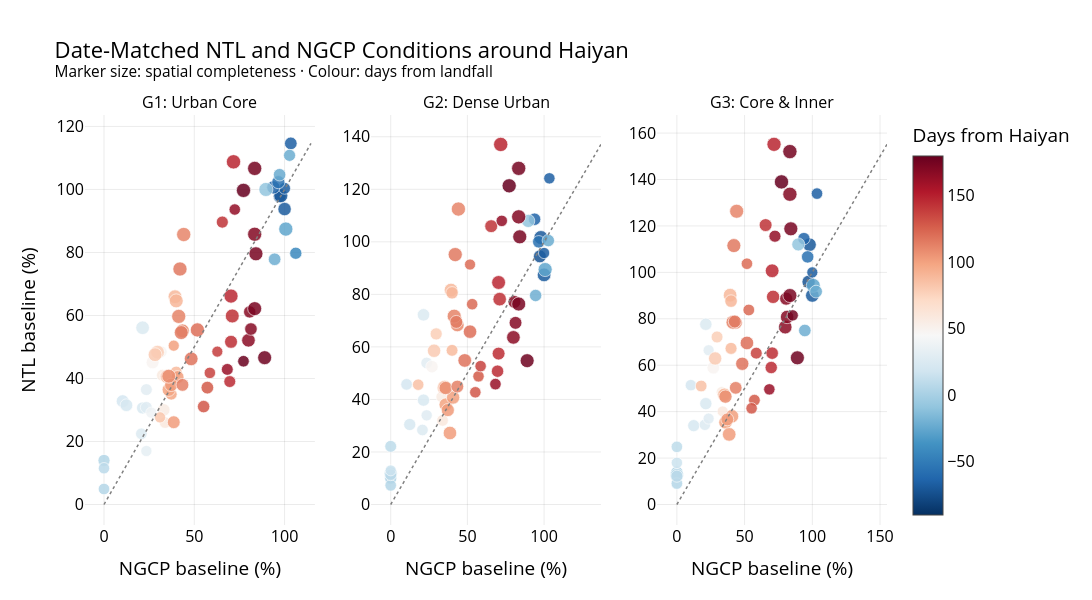

Notebook source saved alongside this figure:
### Code cell
fig_matched = make_subplots(
    rows=1,
    cols=3,
    horizontal_spacing=0.07,
    subplot_titles=[
        (
            f"{GROUP_META[group]['code']}: "
            f"{GROUP_META[group]['label']}"
        )
        for group in GROUP_ORDER
    ],
)

for col, group in enumerate(
    GROUP_ORDER,
    start=1,
):
    matched = matched_groups[group]

    fig_matched.add_trace(
        go.Scatter(
            x=matched["NGCP_pct_baseline"],
            y=matched["NTL_pct_baseline"],
            mode="markers",
            marker=dict(
                size=(
                    6
                    + matched["SC_pct"] / 12
                ),
                color=matched[
                    "Days_since_event"
                ],
                colorscale="RdBu_r",
                cmin=(
                    ASSESSMENT_START
                    - EVENT_DATE
                ).days,
                cmax=(
                    ASSESSMENT_END
                    - EVENT_DATE
                ).days,
                showscale=(col == 3),
                colorbar=(
                    dict(
                        title="Days from Haiyan",
                        x=1.02,
                    )
                    if col == 3
                    else None
                ),
                line=dict(
                    color="white",
                    width=0.7,
                ),
                opacity=0.85,
            ),
            customdata=np.column_stack([
                matched[
                    "Date"
                ].dt.strftime("%Y-%m-%d"),
                matched["SC_pct"],
            ]),
            hovertemplate=(
                "Date: %{customdata[0]}<br>"
                "NGCP: %{x:.1f}%<br>"
                "NTL: %{y:.1f}%<br>"
                "SC: %{customdata[1]:.1f}%"
                "<extra></extra>"
            ),
            showlegend=False,
        ),
        row=1,
        col=col,
    )

    axis_min = min(
        matched["NGCP_pct_baseline"].min(),
        matched["NTL_pct_baseline"].min(),
    )

    axis_max = max(
        matched["NGCP_pct_baseline"].max(),
        matched["NTL_pct_baseline"].max(),
    )

    fig_matched.add_trace(
        go.Scatter(
            x=[axis_min, axis_max],
            y=[axis_min, axis_max],
            mode="lines",
            line=dict(
                color="grey",
                dash="dot",
                width=1.5,
            ),
            hoverinfo="skip",
            showlegend=False,
        ),
        row=1,
        col=col,
    )

    fig_matched.update_xaxes(
        title_text="NGCP baseline (%)",
        row=1,
        col=col,
    )

    fig_matched.update_yaxes(
        title_text=(
            "NTL baseline (%)"
            if col == 1
            else None
        ),
        row=1,
        col=col,
    )

fig_matched.update_layout(
    title=(
        "Date-Matched NTL and NGCP Conditions around Haiyan"
        "<br><sup>"
        "Marker size: spatial completeness · "
        "Colour: days from landfall"
        "</sup>"
    )
)

apply_figure_style(
    fig_matched,
    width=1400,
    height=600,
    top=115,
    right=120,
)

fig_matched.show()

export_figure(
    fig_matched,
    OUTPUT_SUPP_FIG_DIR
    / "fig_05_haiyan_ntl_ngcp_date_matched_g1_g3",
)

### Figure 1 — Plotly figure (JSON) as saved in the notebook; plotly's stock layout.template omitted (floating-point values rounded to 4 significant figures; data arrays with more than 128 entries replaced by an {"elided": "..."} marker saying what was removed)
{"data": [{"customdata": {"elided": "75x2 mixed values"}, "hovertemplate": "Date: %{customdata[0]}<br>NGCP: %{x:.1f}%<br>NTL: %{y:.1f}%<br>SC: %{customdata[1]:.1f}%<extra></extra>", "marker": {"cmax": 180, "cmin": -90, "color": [-72, -69, -68, -67, -66, -64, -56, -42, -26, -23, -22, -21, -8, 5, 6, 9, 21, 22, 24, 25, 26, 29, 30, 33, 39, 47, 48, 56, 58, 59, 78, 80, 82, 86, 87, 88, 89, 90, 98, 99, 100, 101, 102, 103, 108, 110, 111, 112, 113, 115, 116, 118, 120, 128, 129, 137, 139, 143, 144, 145, 146, 147, 148, 162, 164, 167, 168, 169, 170, 173, 174, 175, 177, 179, 180], "colorscale": [[0, "rgb(5,48,97)"], [0.1, "rgb(33,102,172)"], [0.2, "rgb(67,147,195)"], [0.3, "rgb(146,197,222)"], [0.4, "rgb(209,229,240)"], [0.5, "rgb(247,247,247)"], [0.6, "rgb(253,219,199)"], [0.7, "rgb(244,165,130)"], [0.8, "rgb(214,96,77)"], [0.9, "rgb(178,24,43)"], [1, "rgb(103,0,31)"]], "line": {"color": "white", "width": 0.7}, "opacity": 0.85, "showscale": false, "size": [12.85, 14.0, 13.41, 11.85, 12.64, 13.26, 13.13, 12.2, 14.18, 12.5, 12.07, 12.59, 14.07, 12.01, 11.57, 11.38, 12.89, 12.7, 12.2, 13.67, 11.61, 11.92, 11.88, 11.18, 11.18, 11.75, 12.92, 12.51, 11.98, 11.49, 13.7, 13.78, 11.2, 12.96, 14.17, 11.72, 13.78, 13.94, 11.72, 13.26, 11.14, 13.02, 12.85, 13.29, 13.87, 13.83, 14.26, 14.15, 12.77, 13.94, 14.22, 13.76, 14.17, 12.68, 12.46, 11.44, 11.03, 12.03, 13.89, 12.94, 11.88, 14.09, 14.33, 11.83, 11.42, 13.55, 12.29, 12.51, 14.15, 14.02, 14.04, 14.22, 13.98, 11.61, 14.24]}, "mode": "markers", "showlegend": false, "type": "scatter", "x": [97.24, 97.93, 100.0, 100.0, 103.4, 93.79, 96.55, 106.2, 100.7, 97.24, 102.8, 94.48, 89.66, 0.0, 0.0, 0.0, 10.34, 12.41, 21.38, 21.38, 20.69, 23.45, 23.45, 23.45, 26.21, 31.72, 26.9, 33.1, 32.41, 33.79, 29.66, 28.28, 31.03, 34.48, 35.17, 40.0, 39.31, 40.0, 37.24, 35.86, 38.62, 40.69, 38.62, 37.24, 35.86, 43.45, 44.14, 41.38, 43.45, 42.76, 42.07, 48.28, 51.72, 57.24, 55.17, 58.62, 62.76, 65.52, 71.03, 70.34, 69.66, 70.34, 71.72, 68.28, 72.41, 80.0, 80.69, 81.38, 83.45, 83.45, 84.14, 83.45, 88.97, 77.24, 77.24], "xaxis": "x", "y": [97.81, 98.02, 93.77, 100.4, 114.6, 100.7, 102.3, 79.75, 87.42, 104.7, 110.8, 77.83, 100.0, 14.0, 4.913, 11.52, 32.79, 31.52, 30.63, 56.11, 22.44, 30.81, 36.47, 16.98, 29.16, 48.43, 45.11, 30.03, 41.02, 25.99, 48.35, 47.55, 27.66, 40.66, 40.57, 42.06, 65.95, 64.64, 35.0, 36.41, 50.41, 40.42, 26.11, 37.97, 40.73, 55.13, 85.7, 59.71, 37.97, 54.57, 74.75, 46.25, 55.41, 37.1, 31.08, 41.78, 48.53, 89.63, 59.84, 51.64, 39.02, 66.16, 108.8, 42.88, 93.63, 52.11, 61.13, 55.7, 85.79, 62.17, 79.58, 106.7, 46.6, 45.47, 99.7], "yaxis": "y"}, {"hoverinfo": "skip", "line": {"color": "grey", "dash": "dot", "width": 1.5}, "mode": "lines", "showlegend": false, "type": "scatter", "x": [0, 114.6], "xaxis": "x", "y": [0, 114.6], "yaxis": "y"}, {"customdata": {"elided": "70x2 mixed values"}, "hovertemplate": "Date: %{customdata[0]}<br>NGCP: %{x:.1f}%<br>NTL: %{y:.1f}%<br>SC: %{customdata[1]:.1f}%<extra></extra>", "marker": {"cmax": 180, "cmin": -90, "color": [-72, -69, -68, -67, -66, -64, -56, -26, -22, -21, -8, 2, 5, 6, 9, 10, 16, 21, 22, 24, 25, 26, 29, 30, 48, 56, 59, 78, 80, 85, 86, 87, 88, 89, 90, 99, 101, 102, 103, 108, 110, 111, 112, 113, 115, 116, 118, 120, 121, 122, 128, 129, 137, 143, 144, 145, 146, 147, 148, 162, 164, 167, 168, 169, 170, 173, 174, 175, 177, 180], "colorscale": [[0, "rgb(5,48,97)"], [0.1, "rgb(33,102,172)"], [0.2, "rgb(67,147,195)"], [0.3, "rgb(146,197,222)"], [0.4, "rgb(209,229,240)"], [0.5, "rgb(247,247,247)"], [0.6, "rgb(253,219,199)"], [0.7, "rgb(244,165,130)"], [0.8, "rgb(214,96,77)"], [0.9, "rgb(178,24,43)"], [1, "rgb(103,0,31)"]], "line": {"color": "white", "width": 0.7}, "opacity": 0.85, "showscale": false, "size": [12.84, 13.98, 13.7, 11.21, 11.39, 12.41, 12.48, 14.08, 12.41, 12.32, 13.16, 12.2, 13.07, 11.58, 11.83, 11.85, 11.0, 11.54, 12.14, 12.2, 12.48, 11.6, 11.27, 11.69, 12.43, 11.14, 11.65, 12.1, 13.42, 11.45, 13.19, 13.69, 11.83, 13.64, 12.4, 13.32, 13.31, 13.52, 13.08, 13.33, 13.56, 14.25, 13.96, 12.76, 12.94, 14.15, 13.62, 13.5, 11.06, 11.46, 11.41, 11.46, 11.41, 12.87, 13.52, 12.86, 12.33, 13.86, 14.3, 11.55, 11.42, 13.57, 12.85, 12.83, 14.23, 14.02, 14.05, 14.21, 13.99, 14.21]}, "mode": "markers", "showlegend": false, "type": "scatter", "x": [97.24, 97.93, 100.0, 100.0, 103.4, 93.79, 96.55, 100.7, 102.8, 94.48, 89.66, 0.0, 0.0, 0.0, 0.0, 0.0, 0.0, 10.34, 12.41, 21.38, 21.38, 20.69, 23.45, 23.45, 26.9, 33.1, 33.79, 29.66, 28.28, 17.93, 34.48, 35.17, 40.0, 39.31, 40.0, 35.86, 40.69, 38.62, 37.24, 35.86, 43.45, 44.14, 41.38, 43.45, 42.76, 42.07, 48.28, 51.72, 51.72, 53.1, 57.24, 55.17, 58.62, 65.52, 71.03, 70.34, 69.66, 70.34, 71.72, 68.28, 72.41, 80.0, 80.69, 81.38, 83.45, 83.45, 84.14, 83.45, 88.97, 77.24], "xaxis": "x2", "y": [94.46, 101.6, 87.42, 95.75, 124.2, 108.6, 100.0, 89.44, 100.5, 79.58, 108.0, 10.05, 11.85, 7.286, 11.33, 22.15, 12.99, 45.73, 30.45, 39.73, 72.21, 28.36, 33.95, 53.88, 52.47, 40.98, 32.01, 64.95, 58.53, 45.62, 44.42, 44.69, 58.69, 81.65, 80.58, 38.01, 40.74, 27.23, 35.95, 44.34, 68.35, 112.5, 71.71, 44.9, 69.52, 95.14, 54.84, 65.8, 91.36, 76.26, 48.79, 42.72, 52.67, 106.0, 78.19, 57.46, 50.74, 84.52, 137.1, 45.83, 108.0, 63.62, 77.12, 69.16, 109.5, 76.33, 101.9, 128.0, 54.75, 121.3], "yaxis": "y2"}, {"hoverinfo": "skip", "line": {"color": "grey", "dash": "dot", "width": 1.5}, "mode": "lines", "showlegend": false, "type": "scatter", "x": [0, 137.1], "xaxis": "x2", "y": [0, 137.1], "yaxis": "y2"}, {"customdata": {"elided": "71x2 mixed values"}, "hovertemplate": "Date: %{customdata[0]}<br>NGCP: %{x:.1f}%<br>NTL: %{y:.1f}%<br>SC: %{customdata[1]:.1f}%<extra></extra>", "marker": {"cmax": 180, "cmin": -90, "color": [-72, -69, -68, -67, -66, -64, -56, -26, -22, -21, -8, 2, 5, 6, 9, 10, 16, 21, 22, 24, 25, 26, 29, 30, 48, 56, 59, 78, 80, 85, 86, 87, 88, 89, 90, 99, 101, 102, 103, 108, 110, 111, 112, 113, 115, 116, 118, 120, 121, 122, 128, 129, 137, 143, 144, 145, 146, 147, 148, 162, 164, 167, 168, 169, 170, 173, 174, 175, 176, 177, 180], "colorbar": {"title": {"text": "Days from Haiyan"}, "x": 1.02}, "colorscale": [[0, "rgb(5,48,97)"], [0.1, "rgb(33,102,172)"], [0.2, "rgb(67,147,195)"], [0.3, "rgb(146,197,222)"], [0.4, "rgb(209,229,240)"], [0.5, "rgb(247,247,247)"], [0.6, "rgb(253,219,199)"], [0.7, "rgb(244,165,130)"], [0.8, "rgb(214,96,77)"], [0.9, "rgb(178,24,43)"], [1, "rgb(103,0,31)"]], "line": {"color": "white", "width": 0.7}, "opacity": 0.85, "showscale": true, "size": [13.2, 13.59, 13.55, 11.06, 11.53, 12.28, 12.42, 13.9, 12.75, 12.5, 13.03, 12.19, 13.26, 11.54, 12.04, 11.51, 11.34, 11.4, 12.1, 12.25, 12.35, 11.47, 11.1, 11.06, 12.67, 11.13, 11.01, 11.85, 13.3, 11.71, 12.75, 13.58, 11.99, 13.62, 12.53, 13.4, 13.43, 13.58, 12.82, 13.28, 13.29, 14.05, 13.84, 12.64, 12.9, 13.99, 13.26, 13.55, 11.52, 11.7, 11.72, 11.45, 11.84, 12.88, 13.32, 12.52, 12.33, 13.76, 14.17, 11.35, 12.06, 13.58, 13.02, 13.39, 14.2, 14.0, 14.04, 14.29, 11.29, 14.03, 14.25]}, "mode": "markers", "showlegend": false, "type": "scatter", "x": [97.24, 97.93, 100.0, 100.0, 103.4, 93.79, 96.55, 100.7, 102.8, 94.48, 89.66, 0.0, 0.0, 0.0, 0.0, 0.0, 0.0, 10.34, 12.41, 21.38, 21.38, 20.69, 23.45, 23.45, 26.9, 33.1, 33.79, 29.66, 28.28, 17.93, 34.48, 35.17, 40.0, 39.31, 40.0, 35.86, 40.69, 38.62, 37.24, 35.86, 43.45, 44.14, 41.38, 43.45, 42.76, 42.07, 48.28, 51.72, 51.72, 53.1, 57.24, 55.17, 58.62, 65.52, 71.03, 70.34, 69.66, 70.34, 71.72, 68.28, 72.41, 80.0, 80.69, 81.38, 83.45, 83.45, 84.14, 83.45, 85.52, 88.97, 77.24], "xaxis": "x3", "y": [95.91, 111.9, 90.04, 100.0, 133.9, 114.5, 106.7, 94.39, 91.71, 74.96, 112.0, 13.91, 12.62, 9.014, 12.2, 24.83, 17.96, 51.4, 33.96, 43.44, 77.63, 34.36, 37.01, 66.45, 58.94, 48.41, 40.11, 72.16, 62.91, 51.04, 47.38, 47.23, 67.24, 90.18, 87.62, 35.38, 38.0, 30.2, 36.66, 46.48, 78.34, 126.3, 78.51, 50.25, 78.82, 111.5, 60.62, 69.59, 103.7, 83.79, 44.92, 41.43, 65.19, 120.4, 89.45, 65.2, 59.01, 100.7, 155.1, 49.6, 115.6, 76.41, 88.67, 80.78, 133.7, 90.01, 118.8, 152.0, 81.47, 63.18, 139.0], "yaxis": "y3"}, {"hoverinfo": "skip", "line": {"color": "grey", "dash": "dot", "width": 1.5}, "mode": "lines", "showlegend": false, "type": "scatter", "x": [0, 155.1], "xaxis": "x3", "y": [0, 155.1], "yaxis": "y3"}], "layout": {"annotations": [{"font": {"size": 16}, "showarrow": false, "text": "G1: Urban Core", "x": 0.1433, "xanchor": "center", "xref": "paper", "y": 1, "yanchor": "bottom", "yref": "paper"}, {"font": {"size": 16}, "showarrow": false, "text": "G2: Dense Urban", "x": 0.5, "xanchor": "center", "xref": "paper", "y": 1, "yanchor": "bottom", "yref": "paper"}, {"font": {"size": 16}, "showarrow": false, "text": "G3: Core & Inner", "x": 0.8567, "xanchor": "center", "xref": "paper", "y": 1, "yanchor": "bottom", "yref": "paper"}], "font": {"color": "black", "size": 16}, "height": 600, "legend": {"font": {"size": 14}, "orientation": "h", "x": 0.5, "xanchor": "center", "y": 1.1, "yanchor": "bottom"}, "margin": {"b": 75, "l": 85, "r": 120, "t": 115}, "paper_bgcolor": "rgba(0,0,0,0)", "plot_bgcolor": "white", "title": {"text": "Date-Matched NTL and NGCP Conditions around Haiyan<br><sup>Marker size: spatial completeness · Colour: days from landfall</sup>"}, "width": 1400, "xaxis": {"anchor": "y", "domain": [0, 0.2867], "gridcolor": "rgba(0,0,0,0.08)", "showgrid": true, "title": {"text": "NGCP baseline (%)"}, "zeroline": false}, "xaxis2": {"anchor": "y2", "domain": [0.3567, 0.6433], "gridcolor": "rgba(0,0,0,0.08)", "showgrid": true, "title": {"text": "NGCP baseline (%)"}, "zeroline": false}, "xaxis3": {"anchor": "y3", "domain": [0.7133, 1], "gridcolor": "rgba(0,0,0,0.08)", "showgrid": true, "title": {"text": "NGCP baseline (%)"}, "zeroline": false}, "yaxis": {"anchor": "x", "domain": [0, 1], "gridcolor": "rgba(0,0,0,0.08)", "showgrid": true, "title": {"text": "NTL baseline (%)"}, "zeroline": false}, "yaxis2": {"anchor": "x2", "domain": [0, 1], "gridcolor": "rgba(0,0,0,0.08)", "showgrid": true, "zeroline": false}, "yaxis3": {"anchor": "x3", "domain": [0, 1], "gridcolor": "rgba(0,0,0,0.08)", "showgrid": true, "zeroline": false}}}
